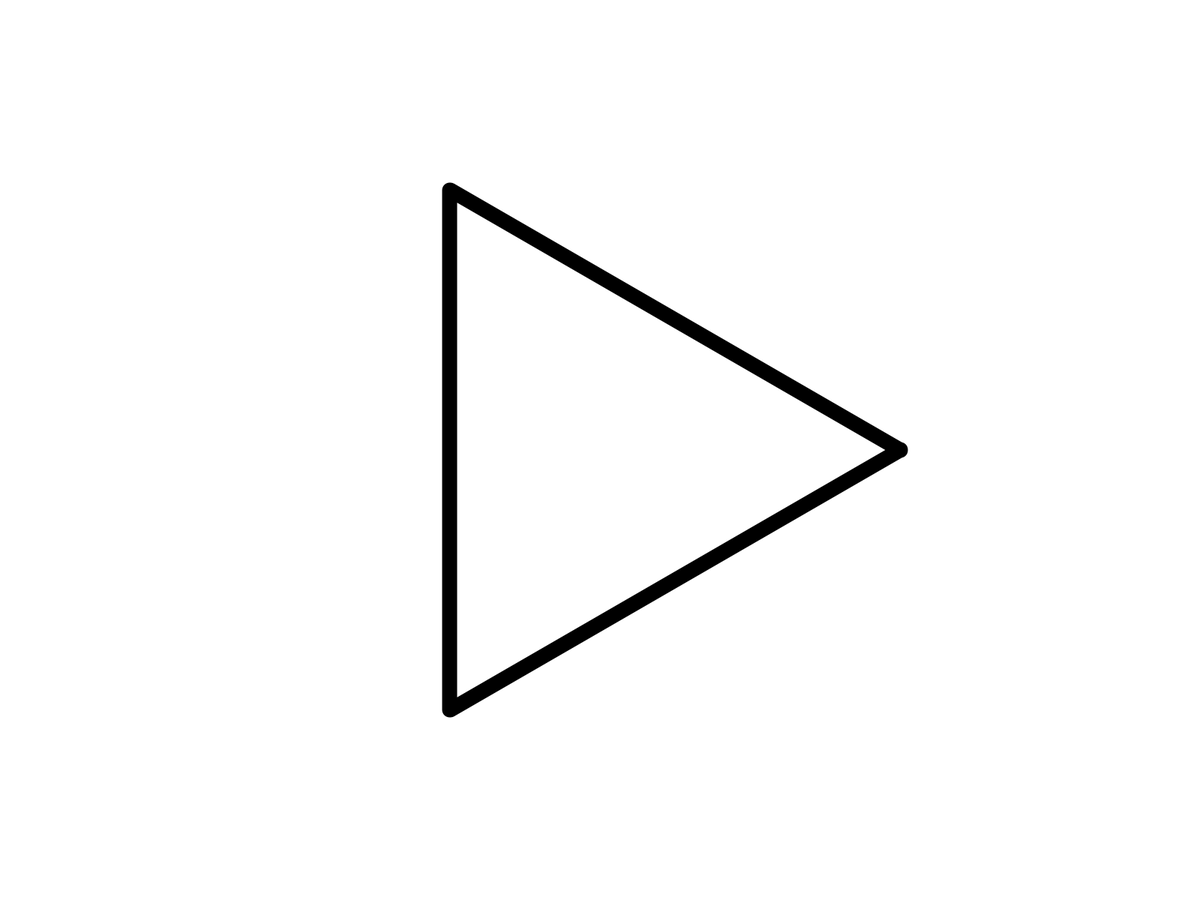
Frame 1 (no input)
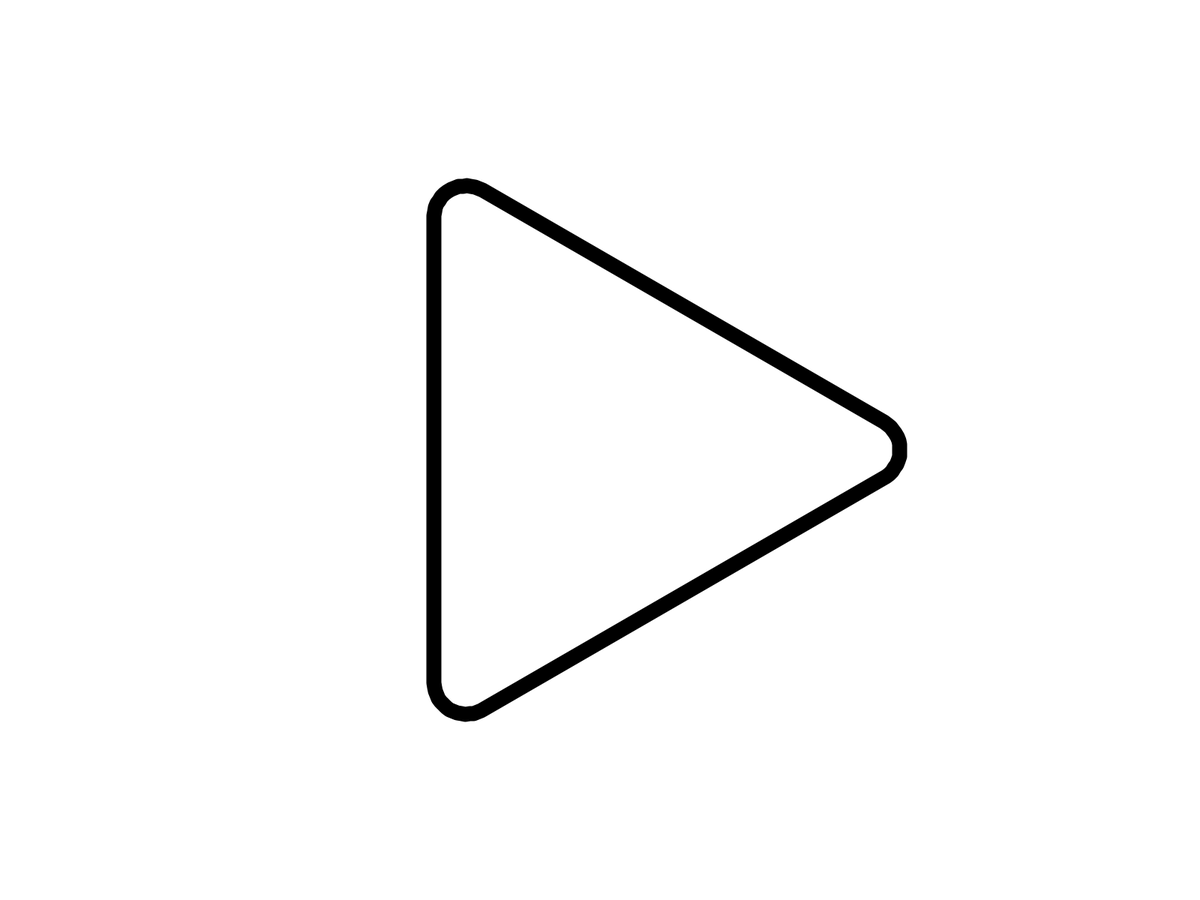
Frame 60 (the mouse pressed at the canvas centre just before this capture)
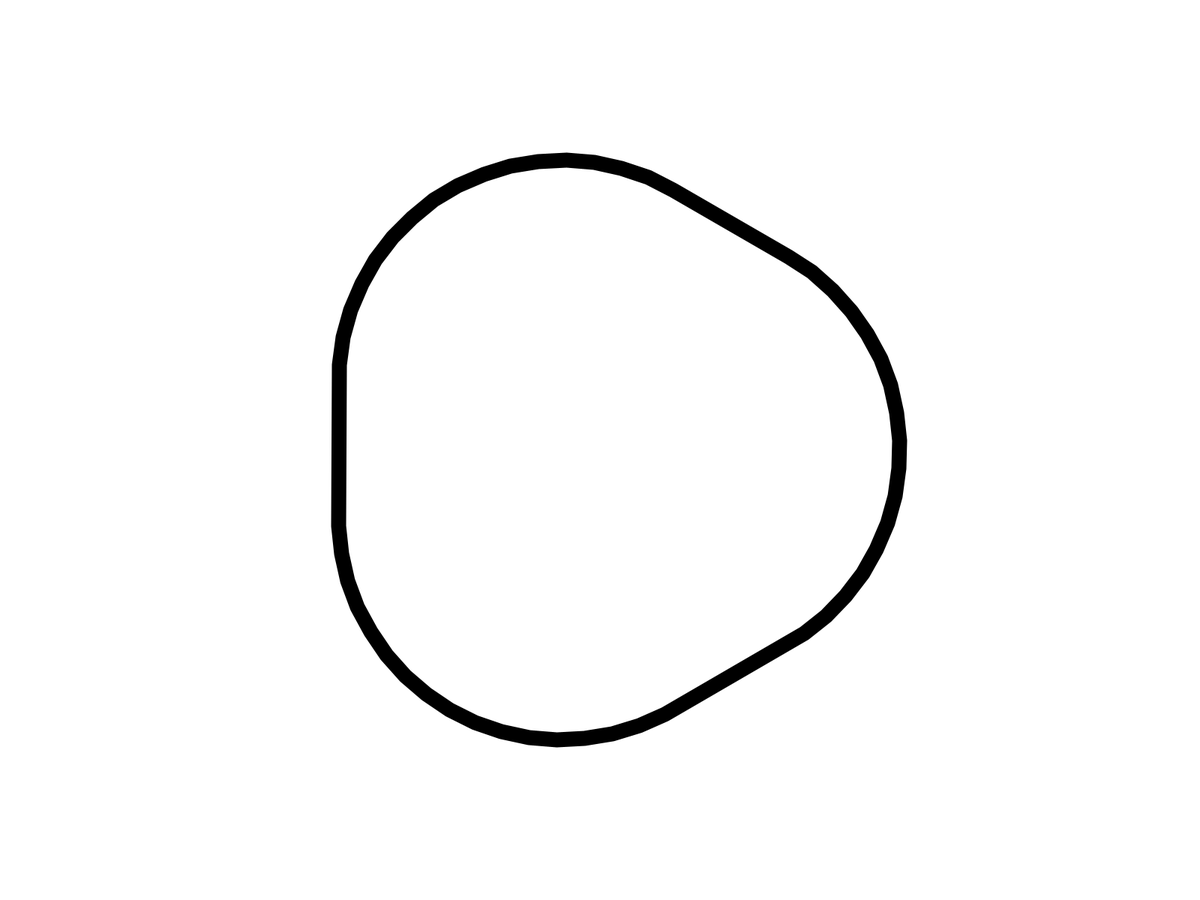
Frame 120 (the mouse held since frame 60 and released just before this capture)

The Processing sketch that drew these frames (run headless with seeded random() and noise(); from frame 60 on, the mouse is pressed at the canvas centre):

// Processing sketch: Circle_Round_Morph
// ── Circle_Round_Morph.pde
int n = 3;
int r = 1000;

void setup(){
  //size(1000, 1000);
  fullScreen();
  strokeJoin(ROUND);
  strokeWeight(20);
  r=height/3;
}

void keyPressed(){
  if(keyCode == UP){
    n++;
  }else if(keyCode == DOWN){
    n--;
  }
}

void draw(){
  background(255);
  float fac = EaseInOutCubic(0, 1, abs(float(frameCount)/200%2-1));
  translate(width/2, height/2);
  beginShape();
  for(float i = 0; i < 1; i+=0.02){
    PVector p = morphSampling(i, fac, n, r);
    vertex(p.x, p.y);
  }
  endShape(CLOSE);
}

// ── Method.pde
PVector morphSampling(float u, float fac, float n, float r){
  u *= n;
  float r1 = fac*r;
  float r2 = (1-fac)*r;
  for(float i = 0; i < n; i++){
    if(i <= u && u < i+1){
      PVector bp = new PVector(cos(i/n*TWO_PI)*r1, sin(i/n*TWO_PI)*r1);//base position
      PVector cp = PVector.fromAngle(map(u, 0, n, 0, TWO_PI)-PI/n).setMag(r2);//circle offset
      return bp.add(cp);
    }
  }
  return null;
}

float EaseInOutCubic(float start, float end, float t){
  end -= start;//calculate difference
  return t<0.5 ? end*4*t*t*t+start : end*(4*(t-1)*(t-1)*(t-1)+1)+start;
}
